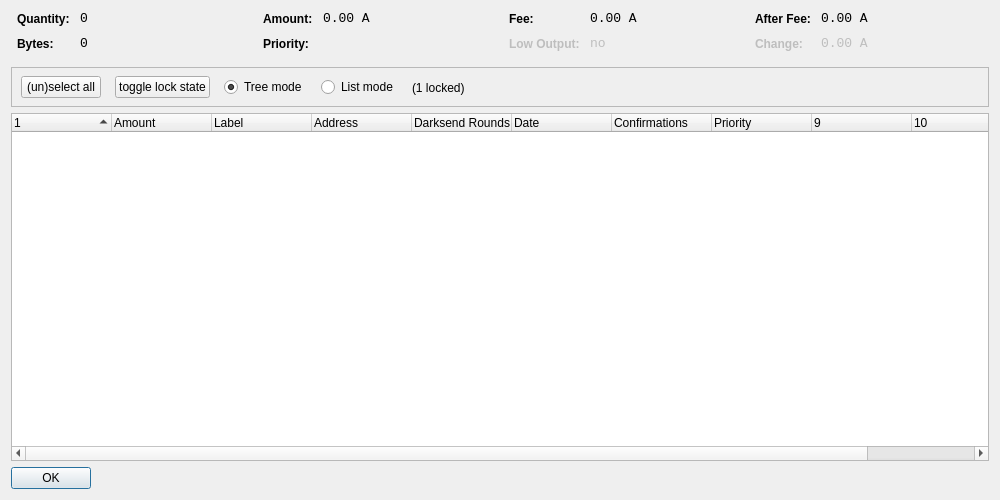
<?xml version="1.0" encoding="UTF-8"?>
<ui version="4.0">
 <class>CoinControlDialog</class>
 <widget class="QDialog" name="CoinControlDialog">
  <property name="geometry">
   <rect>
    <x>0</x>
    <y>0</y>
    <width>1000</width>
    <height>500</height>
   </rect>
  </property>
  <property name="windowTitle">
   <string>Coin Control</string>
  </property>
  <layout class="QVBoxLayout" name="verticalLayout">
   <item>
    <layout class="QHBoxLayout" name="horizontalLayoutTop" stretch="0,0,0,0">
     <property name="topMargin">
      <number>0</number>
     </property>
     <property name="bottomMargin">
      <number>10</number>
     </property>
     <item>
      <layout class="QFormLayout" name="formLayoutCoinControl1">
       <property name="horizontalSpacing">
        <number>10</number>
       </property>
       <property name="verticalSpacing">
        <number>10</number>
       </property>
       <property name="leftMargin">
        <number>6</number>
       </property>
       <property name="rightMargin">
        <number>6</number>
       </property>
       <item row="0" column="0">
        <widget class="QLabel" name="labelCoinControlQuantityText">
         <property name="styleSheet">
          <string notr="true">font-weight:bold;</string>
         </property>
         <property name="text">
          <string>Quantity:</string>
         </property>
        </widget>
       </item>
       <item row="0" column="1">
        <widget class="QLabel" name="labelCoinControlQuantity">
         <property name="font">
          <font>
           <family>Monospace</family>
           <pointsize>10</pointsize>
          </font>
         </property>
         <property name="cursor">
          <cursorShape>IBeamCursor</cursorShape>
         </property>
         <property name="contextMenuPolicy">
          <enum>Qt::ActionsContextMenu</enum>
         </property>
         <property name="text">
          <string notr="true">0</string>
         </property>
         <property name="textInteractionFlags">
          <set>Qt::LinksAccessibleByMouse|Qt::TextSelectableByKeyboard|Qt::TextSelectableByMouse</set>
         </property>
        </widget>
       </item>
       <item row="1" column="0">
        <widget class="QLabel" name="labelCoinControlBytesText">
         <property name="styleSheet">
          <string notr="true">font-weight:bold;</string>
         </property>
         <property name="text">
          <string>Bytes:</string>
         </property>
        </widget>
       </item>
       <item row="1" column="1">
        <widget class="QLabel" name="labelCoinControlBytes">
         <property name="font">
          <font>
           <family>Monospace</family>
           <pointsize>10</pointsize>
          </font>
         </property>
         <property name="cursor">
          <cursorShape>IBeamCursor</cursorShape>
         </property>
         <property name="contextMenuPolicy">
          <enum>Qt::ActionsContextMenu</enum>
         </property>
         <property name="text">
          <string notr="true">0</string>
         </property>
         <property name="textInteractionFlags">
          <set>Qt::LinksAccessibleByMouse|Qt::TextSelectableByKeyboard|Qt::TextSelectableByMouse</set>
         </property>
        </widget>
       </item>
      </layout>
     </item>
     <item>
      <layout class="QFormLayout" name="formLayoutCoinControl2">
       <property name="horizontalSpacing">
        <number>10</number>
       </property>
       <property name="verticalSpacing">
        <number>10</number>
       </property>
       <property name="leftMargin">
        <number>6</number>
       </property>
       <property name="rightMargin">
        <number>6</number>
       </property>
       <item row="0" column="0">
        <widget class="QLabel" name="labelCoinControlAmountText">
         <property name="styleSheet">
          <string notr="true">font-weight:bold;</string>
         </property>
         <property name="text">
          <string>Amount:</string>
         </property>
        </widget>
       </item>
       <item row="0" column="1">
        <widget class="QLabel" name="labelCoinControlAmount">
         <property name="font">
          <font>
           <family>Monospace</family>
           <pointsize>10</pointsize>
          </font>
         </property>
         <property name="cursor">
          <cursorShape>IBeamCursor</cursorShape>
         </property>
         <property name="contextMenuPolicy">
          <enum>Qt::ActionsContextMenu</enum>
         </property>
         <property name="text">
          <string notr="true">0.00 A</string>
         </property>
         <property name="textInteractionFlags">
          <set>Qt::LinksAccessibleByMouse|Qt::TextSelectableByKeyboard|Qt::TextSelectableByMouse</set>
         </property>
        </widget>
       </item>
       <item row="1" column="0">
        <widget class="QLabel" name="labelCoinControlPriorityText">
         <property name="styleSheet">
          <string notr="true">font-weight:bold;</string>
         </property>
         <property name="text">
          <string>Priority:</string>
         </property>
        </widget>
       </item>
       <item row="1" column="1">
        <widget class="QLabel" name="labelCoinControlPriority">
         <property name="font">
          <font>
           <family>Monospace</family>
           <pointsize>10</pointsize>
          </font>
         </property>
         <property name="cursor">
          <cursorShape>IBeamCursor</cursorShape>
         </property>
         <property name="contextMenuPolicy">
          <enum>Qt::ActionsContextMenu</enum>
         </property>
         <property name="text">
          <string/>
         </property>
         <property name="textInteractionFlags">
          <set>Qt::LinksAccessibleByMouse|Qt::TextSelectableByKeyboard|Qt::TextSelectableByMouse</set>
         </property>
        </widget>
       </item>
      </layout>
     </item>
     <item>
      <layout class="QFormLayout" name="formLayoutCoinControl3">
       <property name="horizontalSpacing">
        <number>10</number>
       </property>
       <property name="verticalSpacing">
        <number>10</number>
       </property>
       <property name="leftMargin">
        <number>6</number>
       </property>
       <property name="rightMargin">
        <number>6</number>
       </property>
       <item row="0" column="0">
        <widget class="QLabel" name="labelCoinControlFeeText">
         <property name="styleSheet">
          <string notr="true">font-weight:bold;</string>
         </property>
         <property name="text">
          <string>Fee:</string>
         </property>
        </widget>
       </item>
       <item row="0" column="1">
        <widget class="QLabel" name="labelCoinControlFee">
         <property name="font">
          <font>
           <family>Monospace</family>
           <pointsize>10</pointsize>
          </font>
         </property>
         <property name="cursor">
          <cursorShape>IBeamCursor</cursorShape>
         </property>
         <property name="contextMenuPolicy">
          <enum>Qt::ActionsContextMenu</enum>
         </property>
         <property name="text">
          <string notr="true">0.00 A</string>
         </property>
         <property name="textInteractionFlags">
          <set>Qt::LinksAccessibleByMouse|Qt::TextSelectableByKeyboard|Qt::TextSelectableByMouse</set>
         </property>
        </widget>
       </item>
       <item row="1" column="0">
        <widget class="QLabel" name="labelCoinControlLowOutputText">
         <property name="enabled">
          <bool>false</bool>
         </property>
         <property name="styleSheet">
          <string notr="true">font-weight:bold;</string>
         </property>
         <property name="text">
          <string>Low Output:</string>
         </property>
        </widget>
       </item>
       <item row="1" column="1">
        <widget class="QLabel" name="labelCoinControlLowOutput">
         <property name="enabled">
          <bool>false</bool>
         </property>
         <property name="font">
          <font>
           <family>Monospace</family>
           <pointsize>10</pointsize>
          </font>
         </property>
         <property name="cursor">
          <cursorShape>IBeamCursor</cursorShape>
         </property>
         <property name="contextMenuPolicy">
          <enum>Qt::ActionsContextMenu</enum>
         </property>
         <property name="text">
          <string notr="true">no</string>
         </property>
         <property name="textInteractionFlags">
          <set>Qt::LinksAccessibleByMouse|Qt::TextSelectableByKeyboard|Qt::TextSelectableByMouse</set>
         </property>
        </widget>
       </item>
      </layout>
     </item>
     <item>
      <layout class="QFormLayout" name="formLayoutCoinControl4">
       <property name="horizontalSpacing">
        <number>10</number>
       </property>
       <property name="verticalSpacing">
        <number>10</number>
       </property>
       <property name="leftMargin">
        <number>6</number>
       </property>
       <property name="rightMargin">
        <number>6</number>
       </property>
       <item row="0" column="0">
        <widget class="QLabel" name="labelCoinControlAfterFeeText">
         <property name="styleSheet">
          <string notr="true">font-weight:bold;</string>
         </property>
         <property name="text">
          <string>After Fee:</string>
         </property>
        </widget>
       </item>
       <item row="0" column="1">
        <widget class="QLabel" name="labelCoinControlAfterFee">
         <property name="font">
          <font>
           <family>Monospace</family>
           <pointsize>10</pointsize>
          </font>
         </property>
         <property name="cursor">
          <cursorShape>IBeamCursor</cursorShape>
         </property>
         <property name="contextMenuPolicy">
          <enum>Qt::ActionsContextMenu</enum>
         </property>
         <property name="text">
          <string notr="true">0.00 A</string>
         </property>
         <property name="textInteractionFlags">
          <set>Qt::LinksAccessibleByMouse|Qt::TextSelectableByKeyboard|Qt::TextSelectableByMouse</set>
         </property>
        </widget>
       </item>
       <item row="1" column="0">
        <widget class="QLabel" name="labelCoinControlChangeText">
         <property name="enabled">
          <bool>false</bool>
         </property>
         <property name="styleSheet">
          <string notr="true">font-weight:bold;</string>
         </property>
         <property name="text">
          <string>Change:</string>
         </property>
        </widget>
       </item>
       <item row="1" column="1">
        <widget class="QLabel" name="labelCoinControlChange">
         <property name="enabled">
          <bool>false</bool>
         </property>
         <property name="font">
          <font>
           <family>Monospace</family>
           <pointsize>10</pointsize>
          </font>
         </property>
         <property name="cursor">
          <cursorShape>IBeamCursor</cursorShape>
         </property>
         <property name="contextMenuPolicy">
          <enum>Qt::ActionsContextMenu</enum>
         </property>
         <property name="text">
          <string notr="true">0.00 A</string>
         </property>
         <property name="textInteractionFlags">
          <set>Qt::LinksAccessibleByMouse|Qt::TextSelectableByKeyboard|Qt::TextSelectableByMouse</set>
         </property>
        </widget>
       </item>
      </layout>
     </item>
    </layout>
   </item>
   <item>
    <widget class="QFrame" name="frame">
     <property name="minimumSize">
      <size>
       <width>0</width>
       <height>40</height>
      </size>
     </property>
     <property name="frameShape">
      <enum>QFrame::StyledPanel</enum>
     </property>
     <property name="frameShadow">
      <enum>QFrame::Sunken</enum>
     </property>
     <widget class="QWidget" name="horizontalLayoutWidget">
      <property name="geometry">
       <rect>
        <x>10</x>
        <y>0</y>
        <width>781</width>
        <height>41</height>
       </rect>
      </property>
      <layout class="QHBoxLayout" name="horizontalLayoutPanel" stretch="0,0,0,0,0">
       <property name="spacing">
        <number>14</number>
       </property>
       <item>
        <widget class="QPushButton" name="pushButtonSelectAll">
         <property name="sizePolicy">
          <sizepolicy hsizetype="Maximum" vsizetype="Fixed">
           <horstretch>0</horstretch>
           <verstretch>0</verstretch>
          </sizepolicy>
         </property>
         <property name="text">
          <string>(un)select all</string>
         </property>
        </widget>
       </item>
        <item>
         <widget class="QPushButton" name="pushButtonToggleLock">
          <property name="sizePolicy">
           <sizepolicy hsizetype="Maximum" vsizetype="Fixed">
            <horstretch>0</horstretch>
            <verstretch>0</verstretch>
           </sizepolicy>
          </property>
          <property name="text">
           <string>toggle lock state</string>
          </property>
          <property name="autoDefault">
           <bool>false</bool>
          </property>
         </widget>
        </item>
       <item>
        <widget class="QRadioButton" name="radioTreeMode">
         <property name="sizePolicy">
          <sizepolicy hsizetype="Maximum" vsizetype="Fixed">
           <horstretch>0</horstretch>
           <verstretch>0</verstretch>
          </sizepolicy>
         </property>
         <property name="text">
          <string>Tree mode</string>
         </property>
         <property name="checked">
          <bool>true</bool>
         </property>
        </widget>
       </item>
       <item>
        <widget class="QRadioButton" name="radioListMode">
         <property name="sizePolicy">
          <sizepolicy hsizetype="Maximum" vsizetype="Fixed">
           <horstretch>0</horstretch>
           <verstretch>0</verstretch>
          </sizepolicy>
         </property>
         <property name="text">
          <string>List mode</string>
         </property>
        </widget>
       </item>
        <item>
         <widget class="QLabel" name="labelLocked">
          <property name="text">
           <string>(1 locked)</string>
          </property>
         </widget>
        </item>
       <item>
        <spacer name="horizontalSpacer">
         <property name="orientation">
          <enum>Qt::Horizontal</enum>
         </property>
         <property name="sizeHint" stdset="0">
          <size>
           <width>40</width>
           <height>20</height>
          </size>
         </property>
        </spacer>
       </item>
      </layout>
     </widget>
    </widget>
   </item>
   <item>
    <widget class="CoinControlTreeWidget" name="treeWidget">
     <property name="contextMenuPolicy">
      <enum>Qt::CustomContextMenu</enum>
     </property>
     <property name="sortingEnabled">
      <bool>false</bool>
     </property>
     <property name="columnCount">
      <number>11</number>
     </property>
     <attribute name="headerShowSortIndicator" stdset="0">
      <bool>true</bool>
     </attribute>
     <attribute name="headerStretchLastSection">
      <bool>false</bool>
     </attribute>
     <column>
      <property name="text">
       <string/>
      </property>
     </column>
     <column>
      <property name="text">
       <string>Amount</string>
      </property>
     </column>
     <column>
      <property name="text">
       <string>Label</string>
      </property>
     </column>
     <column>
      <property name="text">
       <string>Address</string>
      </property>
     </column>
     <column>
      <property name="text">
       <string>Darksend Rounds</string>
      </property>
    </column>
     <column>
      <property name="text">
       <string>Date</string>
      </property>
     </column>
     <column>
      <property name="text">
       <string>Confirmations</string>
      </property>
      <property name="toolTip">
       <string>Confirmed</string>
      </property>
     </column>
     <column>
      <property name="text">
       <string>Priority</string>
      </property>
     </column>
     <column>
      <property name="text">
       <string/>
      </property>
     </column>
     <column>
      <property name="text">
       <string/>
      </property>
     </column>
     <column>
      <property name="text">
       <string/>
      </property>
     </column>
     <column>
      <property name="text">
       <string/>
      </property>
     </column>
    </widget>
   </item>
   <item>
    <widget class="QDialogButtonBox" name="buttonBox">
     <property name="sizePolicy">
      <sizepolicy hsizetype="Maximum" vsizetype="Fixed">
       <horstretch>0</horstretch>
       <verstretch>0</verstretch>
      </sizepolicy>
     </property>
     <property name="orientation">
      <enum>Qt::Horizontal</enum>
     </property>
     <property name="standardButtons">
      <set>QDialogButtonBox::Ok</set>
     </property>
    </widget>
   </item>
  </layout>
 </widget>
 <customwidgets>
  <customwidget>
   <class>CoinControlTreeWidget</class>
   <extends>QTreeWidget</extends>
   <header>coincontroltreewidget.h</header>
  </customwidget>
 </customwidgets>
 <resources/>
 <connections/>
</ui>
